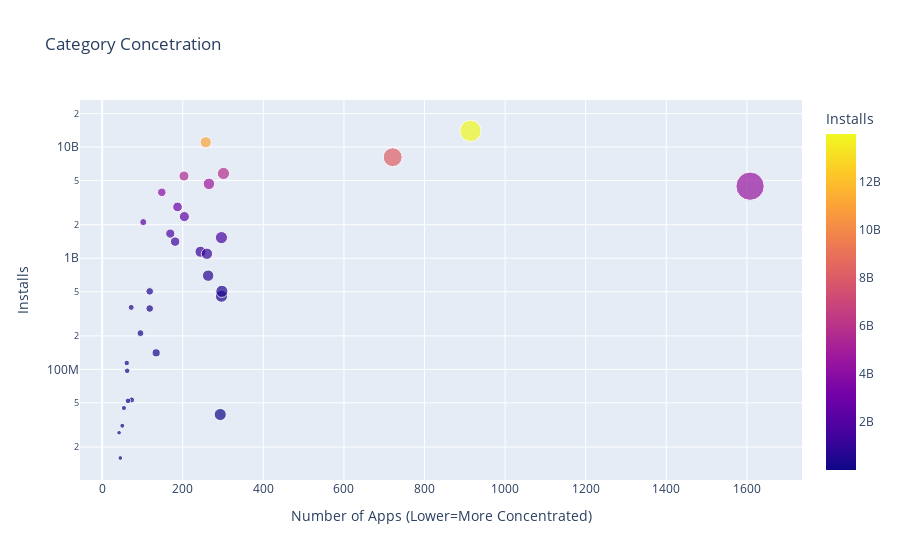

This figure's notebook cell:
### Code cell
fig = px.scatter(category_installs, x=category_installs.App, y=category_installs.Installs, title='Category Concetration', color='Installs', 
                 size='App', hover_name=category_installs.index )

fig.update_layout(
    xaxis_title='Number of Apps (Lower=More Concentrated)',
    yaxis_title='Installs',
    yaxis=dict(type='log')
)

fig.show()

### Figure 1 — Plotly figure (JSON) as saved in the notebook; plotly's stock layout.template omitted (floating-point values rounded to 4 significant figures)
{"data": [{"hovertemplate": "<b>%{hovertext}</b><br><br>App=%{marker.size}<br>Installs=%{marker.color}<extra></extra>", "hovertext": ["ART_AND_DESIGN", "AUTO_AND_VEHICLES", "BEAUTY", "BOOKS_AND_REFERENCE", "BUSINESS", "COMICS", "COMMUNICATION", "DATING", "EDUCATION", "ENTERTAINMENT", "EVENTS", "FAMILY", "FINANCE", "FOOD_AND_DRINK", "GAME", "HEALTH_AND_FITNESS", "HOUSE_AND_HOME", "LIBRARIES_AND_DEMO", "LIFESTYLE", "MAPS_AND_NAVIGATION", "MEDICAL", "NEWS_AND_MAGAZINES", "PARENTING", "PERSONALIZATION", "PHOTOGRAPHY", "PRODUCTIVITY", "SHOPPING", "SOCIAL", "SPORTS", "TOOLS", "TRAVEL_AND_LOCAL", "VIDEO_PLAYERS", "WEATHER"], "legendgroup": "", "marker": {"color": [114233100, 53129800, 26916200, 1665791655, 697018120, 44931100, 11039241530, 140912410, 352852000, 2113660000, 15949410, 4447554490, 455249400, 211777750, 13973762717, 1144006220, 97082000, 52083000, 503611120, 503267560, 39262676, 2369110650, 31116110, 1532341930, 4669143130, 5788070180, 1410331540, 5487841475, 1096431465, 8110724500, 2894859300, 3916897200, 361096500], "coloraxis": "coloraxis", "size": [61, 73, 42, 169, 263, 54, 257, 134, 118, 102, 45, 1608, 296, 95, 914, 244, 62, 64, 297, 118, 293, 204, 50, 296, 265, 301, 181, 203, 260, 721, 187, 148, 72], "sizemode": "area", "sizeref": 4.02, "symbol": "circle"}, "mode": "markers", "name": "", "orientation": "v", "showlegend": false, "type": "scatter", "x": [61, 73, 42, 169, 263, 54, 257, 134, 118, 102, 45, 1608, 296, 95, 914, 244, 62, 64, 297, 118, 293, 204, 50, 296, 265, 301, 181, 203, 260, 721, 187, 148, 72], "xaxis": "x", "y": [114233100, 53129800, 26916200, 1665791655, 697018120, 44931100, 11039241530, 140912410, 352852000, 2113660000, 15949410, 4447554490, 455249400, 211777750, 13973762717, 1144006220, 97082000, 52083000, 503611120, 503267560, 39262676, 2369110650, 31116110, 1532341930, 4669143130, 5788070180, 1410331540, 5487841475, 1096431465, 8110724500, 2894859300, 3916897200, 361096500], "yaxis": "y"}], "layout": {"coloraxis": {"colorbar": {"title": {"text": "Installs"}}, "colorscale": [[0, "#0d0887"], [0.1111, "#46039f"], [0.2222, "#7201a8"], [0.3333, "#9c179e"], [0.4444, "#bd3786"], [0.5556, "#d8576b"], [0.6667, "#ed7953"], [0.7778, "#fb9f3a"], [0.8889, "#fdca26"], [1, "#f0f921"]]}, "legend": {"itemsizing": "constant", "tracegroupgap": 0}, "title": {"text": "Category Concetration"}, "xaxis": {"anchor": "y", "domain": [0, 1], "title": {"text": "Number of Apps (Lower=More Concentrated)"}}, "yaxis": {"anchor": "x", "domain": [0, 1], "title": {"text": "Installs"}, "type": "log"}}}
